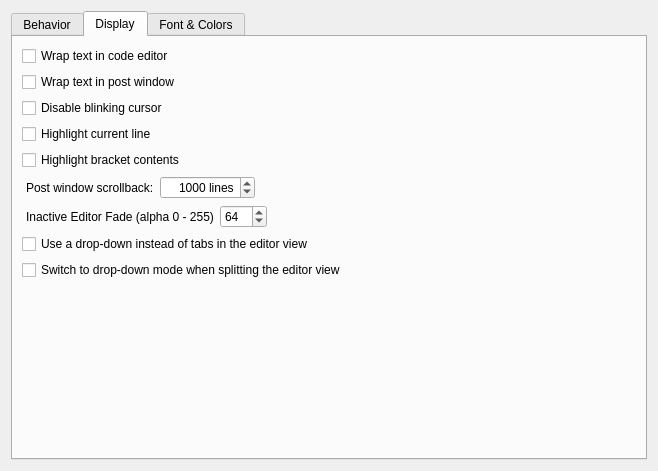
<?xml version="1.0" encoding="UTF-8"?>
<ui version="4.0">
 <class>EditorConfigPage</class>
 <widget class="QWidget" name="EditorConfigPage">
  <property name="geometry">
   <rect>
    <x>0</x>
    <y>0</y>
    <width>658</width>
    <height>471</height>
   </rect>
  </property>
  <property name="windowTitle">
   <string>Form</string>
  </property>
  <layout class="QVBoxLayout" name="verticalLayout">
   <item>
    <widget class="QSplitter" name="splitter">
     <property name="orientation">
      <enum>Qt::Vertical</enum>
     </property>
     <widget class="QTabWidget" name="tabs">
      <property name="currentIndex">
       <number>1</number>
      </property>
      <property name="documentMode">
       <bool>false</bool>
      </property>
      <widget class="QWidget" name="tab">
       <attribute name="title">
        <string>Behavior</string>
       </attribute>
       <layout class="QVBoxLayout" name="verticalLayout_4">
        <item>
         <widget class="QGroupBox" name="groupBox_3">
          <property name="title">
           <string>Indentation</string>
          </property>
          <layout class="QVBoxLayout" name="verticalLayout_3">
           <item>
            <layout class="QHBoxLayout" name="horizontalLayout">
             <item>
              <widget class="QLabel" name="label">
               <property name="text">
                <string>Indentation width:</string>
               </property>
               <property name="indent">
                <number>4</number>
               </property>
              </widget>
             </item>
             <item>
              <widget class="QSpinBox" name="indentWidth">
               <property name="alignment">
                <set>Qt::AlignRight|Qt::AlignTrailing|Qt::AlignVCenter</set>
               </property>
               <property name="specialValueText">
                <string/>
               </property>
               <property name="suffix">
                <string> spaces</string>
               </property>
               <property name="prefix">
                <string/>
               </property>
               <property name="minimum">
                <number>1</number>
               </property>
               <property name="value">
                <number>4</number>
               </property>
              </widget>
             </item>
             <item>
              <spacer name="horizontalSpacer">
               <property name="orientation">
                <enum>Qt::Horizontal</enum>
               </property>
               <property name="sizeHint" stdset="0">
                <size>
                 <width>40</width>
                 <height>20</height>
                </size>
               </property>
              </spacer>
             </item>
            </layout>
           </item>
           <item>
            <widget class="QCheckBox" name="spaceIndent">
             <property name="text">
              <string>Use spaces instead of tabs</string>
             </property>
            </widget>
           </item>
          </layout>
         </widget>
        </item>
        <item>
         <widget class="QGroupBox" name="groupBox_4">
          <property name="title">
           <string>Code Evaluation</string>
          </property>
          <layout class="QVBoxLayout" name="verticalLayout_5">
           <item>
            <layout class="QHBoxLayout" name="horizontalLayout_4">
             <item>
              <widget class="QLabel" name="label_11">
               <property name="text">
                <string>Blink duration:</string>
               </property>
               <property name="indent">
                <number>4</number>
               </property>
              </widget>
             </item>
             <item>
              <widget class="QSpinBox" name="blinkDuration">
               <property name="alignment">
                <set>Qt::AlignRight|Qt::AlignTrailing|Qt::AlignVCenter</set>
               </property>
               <property name="suffix">
                <string>ms</string>
               </property>
               <property name="minimum">
                <number>1</number>
               </property>
               <property name="maximum">
                <number>1000</number>
               </property>
               <property name="value">
                <number>600</number>
               </property>
              </widget>
             </item>
             <item>
              <spacer name="horizontalSpacer_2">
               <property name="orientation">
                <enum>Qt::Horizontal</enum>
               </property>
               <property name="sizeHint" stdset="0">
                <size>
                 <width>40</width>
                 <height>20</height>
                </size>
               </property>
              </spacer>
             </item>
            </layout>
           </item>
           <item>
            <widget class="QCheckBox" name="stepForwardEvaluation">
             <property name="text">
              <string>Step forward after evaluating a line</string>
             </property>
            </widget>
           </item>
          </layout>
         </widget>
        </item>
        <item>
         <widget class="QGroupBox" name="groupBox_5">
          <property name="title">
           <string>Completion</string>
          </property>
          <layout class="QVBoxLayout" name="verticalLayout_completion">
           <item>
            <widget class="QCheckBox" name="insertMatchingTokens">
             <property name="text">
              <string>Auto insert matching parentheses, brackets, quotes</string>
             </property>
            </widget>
           </item>
           <item>
            <widget class="QCheckBox" name="vimMode">
             <property name="text">
              <string>Enable Vim keybindings</string>
             </property>
            </widget>
           </item>
          </layout>
         </widget>
        </item>
        <item>
         <spacer name="verticalSpacer">
          <property name="orientation">
           <enum>Qt::Vertical</enum>
          </property>
          <property name="sizeHint" stdset="0">
           <size>
            <width>20</width>
            <height>248</height>
           </size>
          </property>
         </spacer>
        </item>
       </layout>
      </widget>
      <widget class="QWidget" name="tab_2">
       <attribute name="title">
        <string>Display</string>
       </attribute>
       <layout class="QVBoxLayout" name="verticalLayout_6">
        <item>
         <widget class="QCheckBox" name="editorLineWrap">
          <property name="text">
           <string>Wrap text in code editor</string>
          </property>
         </widget>
        </item>
        <item>
         <widget class="QCheckBox" name="postWindowLineWrap">
          <property name="text">
           <string>Wrap text in post window</string>
          </property>
         </widget>
        </item>
        <item>
         <widget class="QCheckBox" name="disableBlinkingCursor">
          <property name="text">
           <string>Disable blinking cursor</string>
          </property>
         </widget>
        </item>
        <item>
         <widget class="QCheckBox" name="highlightCurrentLine">
          <property name="text">
           <string>Highlight current line</string>
          </property>
         </widget>
        </item>
        <item>
         <widget class="QCheckBox" name="highlightBracketContents">
          <property name="toolTip">
           <string>Highlight background of entire contents of matching brackets</string>
          </property>
          <property name="text">
           <string>Highlight bracket contents</string>
          </property>
         </widget>
        </item>
        <item>
         <layout class="QHBoxLayout" name="horizontalLayout_3">
          <item>
           <widget class="QLabel" name="label_12">
            <property name="text">
             <string>Post window scrollback:</string>
            </property>
            <property name="indent">
             <number>4</number>
            </property>
           </widget>
          </item>
          <item>
           <widget class="QSpinBox" name="postWindowScrollback">
            <property name="alignment">
             <set>Qt::AlignRight|Qt::AlignTrailing|Qt::AlignVCenter</set>
            </property>
            <property name="suffix">
             <string> lines</string>
            </property>
            <property name="minimum">
             <number>0</number>
            </property>
            <property name="maximum">
             <number>1000000</number>
            </property>
            <property name="singleStep">
             <number>1</number>
            </property>
            <property name="value">
             <number>1000</number>
            </property>
           </widget>
          </item>
          <item>
           <spacer name="horizontalSpacer_3">
            <property name="orientation">
             <enum>Qt::Horizontal</enum>
            </property>
            <property name="sizeHint" stdset="0">
             <size>
              <width>40</width>
              <height>20</height>
             </size>
            </property>
           </spacer>
          </item>
         </layout>
        </item>
        <item>
         <layout class="QHBoxLayout" name="horizontalLayout_2">
          <item>
           <widget class="QLabel" name="label_2">
            <property name="text">
             <string>Inactive Editor Fade (alpha 0 - 255)</string>
            </property>
            <property name="indent">
             <number>4</number>
            </property>
           </widget>
          </item>
          <item>
           <widget class="QSpinBox" name="inactiveEditorFadeAlpha">
            <property name="maximum">
             <number>255</number>
            </property>
            <property name="value">
             <number>64</number>
            </property>
           </widget>
          </item>
          <item>
           <spacer name="horizontalSpacer_7">
            <property name="orientation">
             <enum>Qt::Horizontal</enum>
            </property>
            <property name="sizeHint" stdset="0">
             <size>
              <width>40</width>
              <height>20</height>
             </size>
            </property>
           </spacer>
          </item>
         </layout>
        </item>
        <item>
         <widget class="QCheckBox" name="useComboBox">
          <property name="text">
           <string>Use a drop-down instead of tabs in the editor view</string>
          </property>
         </widget>
        </item>
        <item>
         <widget class="QCheckBox" name="useComboBoxWhenSplitting">
          <property name="text">
           <string>Switch to drop-down mode when splitting the editor view</string>
          </property>
         </widget>
        </item>
        <item>
         <spacer name="verticalSpacer_2">
          <property name="orientation">
           <enum>Qt::Vertical</enum>
          </property>
          <property name="sizeHint" stdset="0">
           <size>
            <width>588</width>
            <height>296</height>
           </size>
          </property>
         </spacer>
        </item>
       </layout>
      </widget>
      <widget class="QWidget" name="colorsTab">
       <attribute name="title">
        <string>Font &amp;&amp; Colors</string>
       </attribute>
       <layout class="QVBoxLayout" name="verticalLayout_8">
        <item>
         <widget class="QGroupBox" name="groupBox">
          <property name="title">
           <string>Font</string>
          </property>
          <layout class="QGridLayout" name="gridLayout_2" columnstretch="0,0,0,0,0,0,0,0">
           <item row="1" column="1">
            <widget class="QComboBox" name="fontCombo">
             <property name="frame">
              <bool>true</bool>
             </property>
            </widget>
           </item>
           <item row="1" column="4">
            <widget class="QSpinBox" name="fontSize">
             <property name="minimum">
              <number>1</number>
             </property>
            </widget>
           </item>
           <item row="0" column="0" colspan="2">
            <widget class="QCheckBox" name="onlyMonoFonts">
             <property name="text">
              <string>Show only monospaced</string>
             </property>
            </widget>
           </item>
           <item row="1" column="2">
            <spacer name="horizontalSpacer_4">
             <property name="orientation">
              <enum>Qt::Horizontal</enum>
             </property>
             <property name="sizeType">
              <enum>QSizePolicy::Fixed</enum>
             </property>
             <property name="sizeHint" stdset="0">
              <size>
               <width>40</width>
               <height>20</height>
              </size>
             </property>
            </spacer>
           </item>
           <item row="1" column="0">
            <widget class="QLabel" name="label_16">
             <property name="text">
              <string>Family:</string>
             </property>
            </widget>
           </item>
           <item row="1" column="3">
            <widget class="QLabel" name="label_15">
             <property name="text">
              <string>Size:</string>
             </property>
            </widget>
           </item>
           <item row="1" column="7">
            <spacer name="horizontalSpacer_6">
             <property name="orientation">
              <enum>Qt::Horizontal</enum>
             </property>
             <property name="sizeHint" stdset="0">
              <size>
               <width>40</width>
               <height>20</height>
              </size>
             </property>
            </spacer>
           </item>
           <item row="1" column="6">
            <widget class="QCheckBox" name="fontAntialias">
             <property name="enabled">
              <bool>true</bool>
             </property>
             <property name="text">
              <string>Antialias</string>
             </property>
             <property name="checked">
              <bool>true</bool>
             </property>
            </widget>
           </item>
           <item row="1" column="5">
            <spacer name="horizontalSpacer_5">
             <property name="orientation">
              <enum>Qt::Horizontal</enum>
             </property>
             <property name="sizeType">
              <enum>QSizePolicy::Fixed</enum>
             </property>
             <property name="sizeHint" stdset="0">
              <size>
               <width>40</width>
               <height>20</height>
              </size>
             </property>
            </spacer>
           </item>
          </layout>
         </widget>
        </item>
        <item>
         <widget class="QGroupBox" name="groupBox_2">
          <property name="title">
           <string>Colors</string>
          </property>
          <layout class="QGridLayout" name="gridLayout_5">
           <item row="1" column="0">
            <widget class="QTreeWidget" name="textFormats">
             <property name="rootIsDecorated">
              <bool>false</bool>
             </property>
             <property name="headerHidden">
              <bool>true</bool>
             </property>
             <attribute name="headerVisible">
              <bool>false</bool>
             </attribute>
             <column>
              <property name="text">
               <string notr="true">1</string>
              </property>
             </column>
            </widget>
           </item>
           <item row="1" column="1">
            <widget class="QWidget" name="textFormatEdit" native="true">
             <layout class="QVBoxLayout" name="verticalLayout_2">
              <item>
               <layout class="QGridLayout" name="gridLayout">
                <item row="0" column="0">
                 <widget class="QLabel" name="label_13">
                  <property name="text">
                   <string>Background:</string>
                  </property>
                 </widget>
                </item>
                <item row="0" column="1">
                 <widget class="ScIDE::ColorWidget" name="bgPicker">
                  <property name="sizePolicy">
                   <sizepolicy hsizetype="Fixed" vsizetype="Fixed">
                    <horstretch>0</horstretch>
                    <verstretch>0</verstretch>
                   </sizepolicy>
                  </property>
                  <property name="minimumSize">
                   <size>
                    <width>25</width>
                    <height>25</height>
                   </size>
                  </property>
                 </widget>
                </item>
                <item row="0" column="2">
                 <widget class="QToolButton" name="bgClearBtn">
                  <property name="minimumSize">
                   <size>
                    <width>25</width>
                    <height>25</height>
                   </size>
                  </property>
                  <property name="text">
                   <string>X</string>
                  </property>
                 </widget>
                </item>
                <item row="1" column="0">
                 <widget class="QLabel" name="label_14">
                  <property name="text">
                   <string>Foreground:</string>
                  </property>
                 </widget>
                </item>
                <item row="1" column="1">
                 <widget class="ScIDE::ColorWidget" name="fgPicker">
                  <property name="sizePolicy">
                   <sizepolicy hsizetype="Fixed" vsizetype="Fixed">
                    <horstretch>0</horstretch>
                    <verstretch>0</verstretch>
                   </sizepolicy>
                  </property>
                  <property name="minimumSize">
                   <size>
                    <width>25</width>
                    <height>25</height>
                   </size>
                  </property>
                 </widget>
                </item>
                <item row="1" column="2">
                 <widget class="QToolButton" name="fgClearBtn">
                  <property name="minimumSize">
                   <size>
                    <width>25</width>
                    <height>25</height>
                   </size>
                  </property>
                  <property name="text">
                   <string>X</string>
                  </property>
                 </widget>
                </item>
               </layout>
              </item>
              <item>
               <layout class="QVBoxLayout" name="verticalLayout_7">
                <item>
                 <widget class="QCheckBox" name="italicOption">
                  <property name="text">
                   <string>Italic</string>
                  </property>
                 </widget>
                </item>
                <item>
                 <widget class="QCheckBox" name="boldOption">
                  <property name="text">
                   <string>Bold</string>
                  </property>
                 </widget>
                </item>
               </layout>
              </item>
              <item>
               <spacer name="verticalSpacer_3">
                <property name="orientation">
                 <enum>Qt::Vertical</enum>
                </property>
                <property name="sizeHint" stdset="0">
                 <size>
                  <width>20</width>
                  <height>294</height>
                 </size>
                </property>
               </spacer>
              </item>
             </layout>
            </widget>
           </item>
           <item row="0" column="0">
            <widget class="QComboBox" name="themeCombo"/>
           </item>
           <item row="0" column="1">
            <layout class="QHBoxLayout" name="horizontalLayout_5">
             <item>
              <widget class="QPushButton" name="themeCopyBtn">
               <property name="text">
                <string>copy ...</string>
               </property>
              </widget>
             </item>
             <item>
              <widget class="QPushButton" name="themeDeleteBtn">
               <property name="text">
                <string>delete</string>
               </property>
              </widget>
             </item>
            </layout>
           </item>
          </layout>
         </widget>
        </item>
       </layout>
      </widget>
     </widget>
    </widget>
   </item>
  </layout>
 </widget>
 <customwidgets>
  <customwidget>
   <class>ScIDE::ColorWidget</class>
   <extends>QLabel</extends>
   <header>color_widget.hpp</header>
  </customwidget>
 </customwidgets>
 <resources/>
 <connections/>
</ui>
